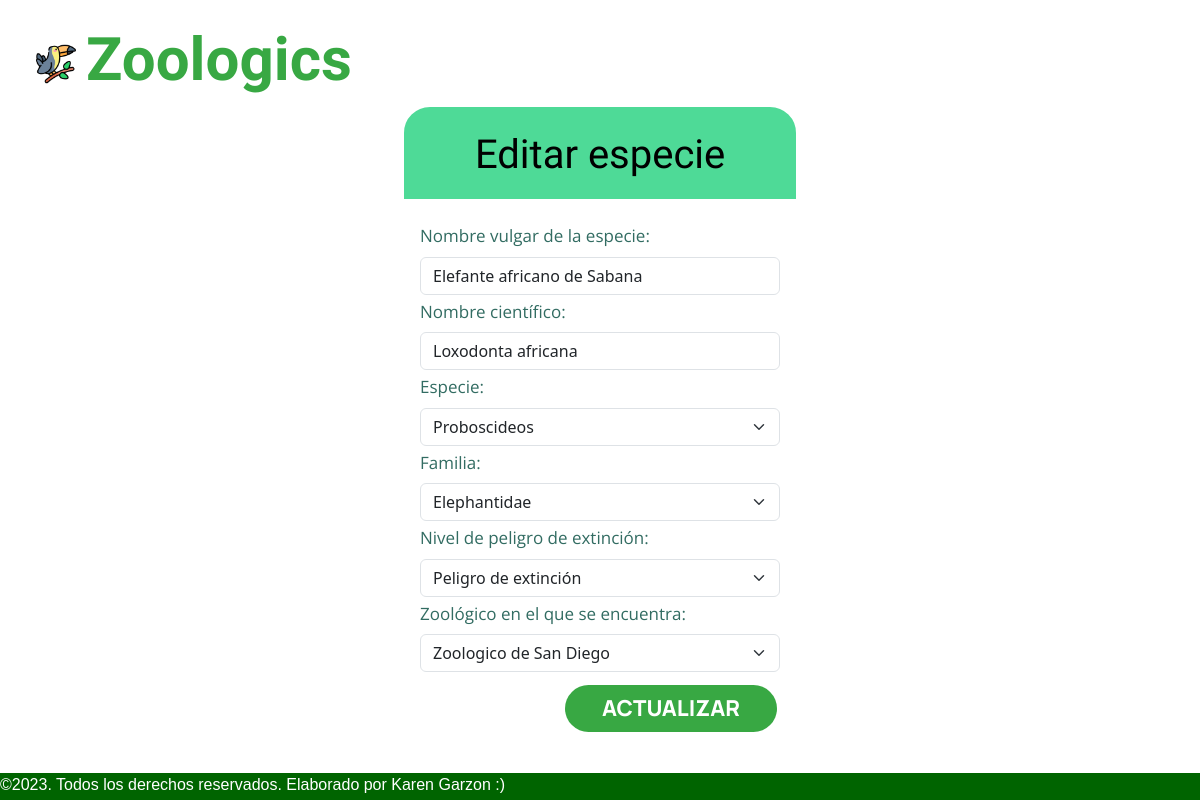
The app's page /Paneles/Administrador/ModificarEspecie.php?ID=29&ID_Rol=1 (signed in) with its own data.
### tables this page shows
CREATE TABLE Especie(
    ID int(5) NOT NULL AUTO_INCREMENT,
    Nombre_vulgar varchar(35) NOT NULL,
    Nombre_cientifico varchar(35) NOT NULL,
    ID_NomEspecie int(5),
    ID_Familia int(5),
    ID_Extincion int(3),
    ID_Zoo int(3),
    PRIMARY KEY (ID),
    FOREIGN KEY (ID_NomEspecie) REFERENCES Nombre_Especie(ID) ON UPDATE CASCADE ON DELETE SET NULL,
    FOREIGN KEY (ID_Familia) REFERENCES Familia(ID) ON UPDATE CASCADE ON DELETE SET NULL,
    FOREIGN KEY (ID_Extincion) REFERENCES Extincion(ID) ON UPDATE CASCADE ON DELETE SET NULL,
    FOREIGN KEY (ID_Zoo) REFERENCES Zoologico(ID) ON UPDATE CASCADE ON DELETE SET NULL
);

### Paneles/Administrador/ModificarEspecie.php (the view, shortened to what this page needs)
<?php
    $link = conectar();
    $sqlEspecies = "SELECT ID, Especie FROM Nombre_Especie";
    $Especies = $link->query($sqlEspecies);
    $Especies->data_seek(0);
    $sqlFamilias = "SELECT ID, Familia FROM Familia";
    $Familias = $link->query($sqlFamilias);
    $Familias->data_seek(0);
    $sqlPeligro = "SELECT ID, Nivel_peligro FROM Extincion";
    $Peligros = $link->query($sqlPeligro);
    $Peligros->data_seek(0);
    $sqlZoo = "SELECT ID, Nombre FROM Zoologico";
    $Zoo = $link->query($sqlZoo);
    $Zoo->data_seek(0);
    $ID_u = (isset($_GET['ID'])?$_GET['ID']:"");
    $sqlSeleccionar = "SELECT * FROM Especie WHERE ID = $ID_u";
    $registros = $link->query($sqlSeleccionar);
?>
<!DOCTYPE html>
<html lang="es">
<head>
    <link href="https://cdn.jsdelivr.net/npm/bootstrap@5.3.2/dist/css/bootstrap.min.css"
        rel="stylesheet"
>
    <link rel="stylesheet" href="../../Estilos/Editar.css">
    <link href="https://cdn.jsdelivr.net/npm/sweetalert2@11.8.0/dist/sweetalert2.min.css" rel="stylesheet">
</head>
<body>
    <div class = "contenedor_principal">
        <div class = "logotipo">
            <img src="../../Imagenes/Iconos/tucan.png" alt="Logo" width="40px" height="40px" class="d-inline-block align-text-top">
            <h1 class="titulo_logotipo">Zoologics</h1>
        </div>
        <div class = "segundo">
            <div class="cabecera">
                <h1 class="titulo">Editar especie</h1>
            </div>
            <form method="POST" name = "formulario" class = "col-4 p-3 m-auto">
                <?php while ($fila = $registros->fetch_array()) { ?>
                    <div class="mb-1">
                        <label for="txtNomVulgar" class="form-label">Nombre vulgar de la especie: </label>
                        <input type="text" value="<?= $fila[1]; ?>" class="form-control" id="txtNomVulgar" name="txtNomVulgar" placeholder="Nombre vulgar..." required>
                    </div>
                    <div class="mb-1">
                        <label for="txtNomCientifico" class="form-label">Nombre científico: </label>
                        <input type="text" value="<?= $fila[2]; ?>" class="form-control" id="txtNomCientifico" name="txtNomCientifico" placeholder="Nombre científico..." required>
                    </div>
                    <div class="mb-1">
                        <label for="listaEspecie" class="form-label">Especie: </label>
                        <select id="listaEspecie" name="listaEspecie" class="form-select" required>
                            <?php
                                while ($row_esp = $Especies->fetch_assoc()) {
                                    $selected = ($row_esp['ID'] == $fila[3]) ? 'selected' : '';
                            ?>
                            <option value="<?php echo $row_esp['ID'] ?>" <?php echo $selected; ?>>
                                <?= $row_esp['Especie'] ?>
                            </option>
                            <?php } ?>
                        </select>
                    </div>
                    <div class="mb-1">
                        <label for="listaFamilias" class="form-label">Familia: </label>
                        <select id="listaFamilias" name="listaFamilias" class="form-select" required>
                            <?php
                                while ($row_fam = $Familias->fetch_assoc()) {
                                    $selected = ($row_fam['ID'] == $fila[4]) ? 'selected' : '';
                            ?>
                            <option value="<?php echo $row_fam['ID'] ?>" <?php echo $selected; ?>>
                                <?= $row_fam['Familia'] ?>
                            </option>
                            <?php } ?>
                        </select>
                    </div>
                    <div class="mb-1">
                        <label for="listaPeligro" class="form-label">Nivel de peligro de extinción: </label>
                        <select id="listaPeligro" name="listaPeligro" class="form-select" required>
                            <?php
                                while ($row_pel = $Peligros->fetch_assoc()) {
                                    $selected = ($row_pel['ID'] == $fila[5]) ? 'selected' : '';
                            ?>
                            <option value="<?php echo $row_pel['ID'] ?>" <?php echo $selected; ?>>
                                <?= $row_pel['Nivel_peligro'] ?>
                            </option>
                            <?php } ?>
                        </select>
                    </div>
                    <div class="mb-1">
                        <label for="listaZoo" class="form-label">Zoológico en el que se encuentra: </label>
                        <select id="listaZoo" name="listaZoo" class="form-select" required>
                            <?php
                                while ($row_zoo = $Zoo->fetch_assoc()) {
                                    $selected = ($row_zoo['ID'] == $fila[6]) ? 'selected' : '';
                            ?>
                            <option value="<?php echo $row_zoo['ID'] ?>" <?php echo $selected; ?>>
                                <?= $row_zoo['Nombre'] ?>
                            </option>
                            <?php } ?>
                        </select>
                    </div>
                <?php } ?>
                <div class="col-md-2 d-flex justify-content-between" id="boton">
                    <input type="submit" class="btn" style="background-color:#38A843" value="ACTUALIZAR" id="btnActualizar" name="btnActualizar">
                </div>
            </form>
        </div>
    </div>
    <footer>
        <p>&copy;2023. Todos los derechos reservados. Elaborado por Karen Garzon :)</p>
    </footer>
</body>
</html>

### Estilos/Editar.css (style rules this page uses)
* { margin: 0; padding: 0; box-sizing: border-box; }
body { background-image: url("../Imagenes/San Diego/Imagenes login/FondoModificar.jpg"); background-size: 100% 100%; background-repeat: no-repeat; background-position: center; background-attachment: fixed; display: flex; align-items: center; justify-content: start; }
.titulo_logotipo { color: #38A843; font-family: 'Baloo 2', sans-serif; font-size: 60px; font-style: normal; font-weight: 800; line-height: normal; }
.logotipo { display: flex; align-items: center; margin-top: 2%; margin-left: 3%; }
.logotipo img { margin-right: 10px; }
.contenedor_principal { width: 100%; height: 100%; }
.cabecera { border-radius: 30px 30px 0px 0px; border: 4px solid #FFF; background: #4EDA97; margin-left: 33.34%; width: 33.34%; height: 100px; color: #000; text-align: center; font-family: 'Baloo Bhaina 2', sans-serif; font-size: 50px; font-weight: 700; display: flex; flex-direction: column; justify-content: center; }
.cabecera h1 { margin-top: 3%; }
form { border-radius: 0px 0px 30px 30px; border: 4px solid #FFF; background: rgba(255, 255, 255, 0.74); backdrop-filter: blur(45px); }
label { color: #326C62; font-family: 'Open Sans', sans-serif; font-size: 17px; font-weight: 400; }
#btnActualizar { border-radius: 30px; color: #FFF; text-align: center; font-family: 'Manrope', sans-serif; font-size: 22px; font-weight: 800; margin-top: 15%; margin-left: 145px; padding-left: 60%; padding-right: 60%; }
footer { position: fixed; bottom: 0; background-color: #006400; width: 100%; height: 27px; }
footer p { color: #FFF; font-family: 'Jost', sans-serif; }

### records on screen
especie: txtNomVulgar "Elefante africano de Sabana", txtNomCientifico "Loxodonta africana"

### other values on screen
form field listaEspecie "Proboscideos"
form field listaFamilias "Elephantidae"
form field listaPeligro "Peligro de extinción"
form field listaZoo "Zoologico de San Diego"
